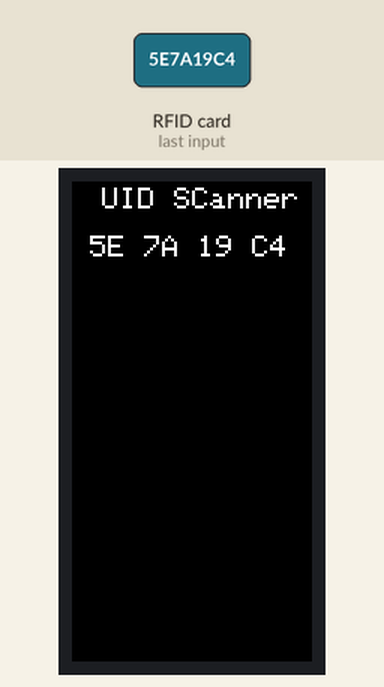
Recording of a sketch running on a simulated ESP32. Parts: 80×160 colour display. Inputs (shaded band) come from the test bench. What the sketch prints to the serial monitor is not drawn.

1.5 s: RFID card 5E 7A 19 C4 held to the reader
Above: at 2.9 s.
Timing chart, 0 to 4.5 s (numbered marks = the images above; inputs shaded):
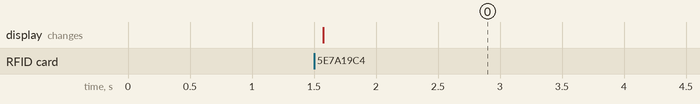

The sketch:

RFID_WORKING_PICO.ino
```cpp
#include <M5StickC.h>
#include <Wire.h>
#include "MFRC522_I2C.h"
// 0x28 is i2c address on SDA. Check your address with i2cscanner if not match.
MFRC522 mfrc522(0x28);   //Create MFRC522 instance.

void setup() {
  M5.begin();
  M5.Lcd.setRotation(0);
  M5.Lcd.fillScreen( BLACK );
  M5.Lcd.setCursor(10, 2);
  M5.Lcd.println("UID SCanner");
  Wire.begin(32,33);                   // Initialize I2C
  mfrc522.PCD_Init();             // Init MFRC522
  ShowReaderDetails();            // Show details of PCD - MFRC522 Card Reader details
  Serial.println(F("Scan PICC to see UID, type, and data blocks..."));
}

void loop() {
  // Look for new cards, and select one if present
  if ( ! mfrc522.PICC_IsNewCardPresent() || ! mfrc522.PICC_ReadCardSerial() ) {
    delay(50);
    return;
  }

  // Now a card is selected. The UID and SAK is in mfrc522.uid.

  // Dump UID
  Serial.print(F("Card UID:"));
  M5.Lcd.println(" ");
  for (byte i = 0; i < mfrc522.uid.size; i++) {
    Serial.print(mfrc522.uid.uidByte[i] < 0x10 ? " 0" : " ");
    Serial.print(mfrc522.uid.uidByte[i], HEX);
    M5.Lcd.print(mfrc522.uid.uidByte[i] < 0x10 ? " 0" : " ");
    M5.Lcd.print(mfrc522.uid.uidByte[i], HEX);
  }
  Serial.println();
}

void ShowReaderDetails() {
  // Get the MFRC522 software version
  byte v = mfrc522.PCD_ReadRegister(mfrc522.VersionReg);
  Serial.print(F("MFRC522 Software Version: 0x"));
  Serial.print(v, HEX);
  if (v == 0x91)
    Serial.print(F(" = v1.0"));
  else if (v == 0x92)
    Serial.print(F(" = v2.0"));
  else
    Serial.print(F(" (unknown)"));
  Serial.println("");
  // When 0x00 or 0xFF is returned, communication probably failed
  if ((v == 0x00) || (v == 0xFF)) {
    Serial.println(F("WARNING: Communication failure, is the MFRC522 properly connected?"));
  }
}
```

Measured:
- after the input at 1.5 s, the display: changes after 0.07 s (image 0)
